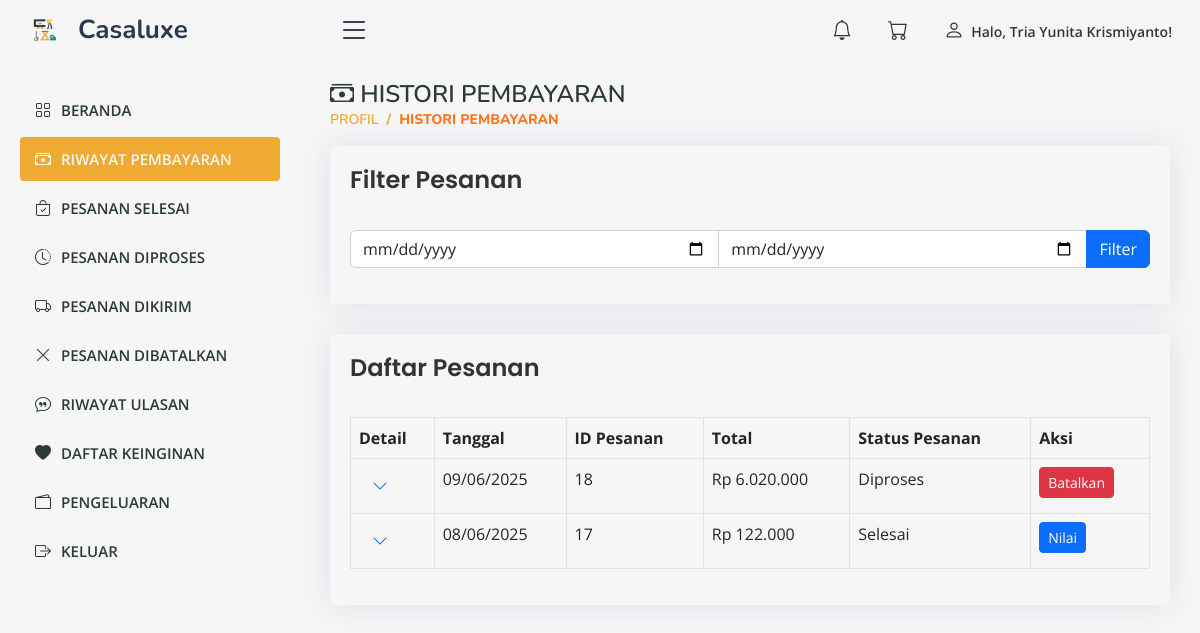
/user/history_pembayaran.php (signed in), run on the app's committed database.
### tables this page shows
CREATE TABLE `pesanan` (
  `id_pesanan` int(11) NOT NULL,
  `id_user` int(11) NOT NULL,
  `tanggal_pesanan` date DEFAULT current_timestamp(),
  `status_pesanan` enum('Menunggu Pembayaran','Diproses','Dikirim','Selesai','Dibatalkan') DEFAULT 'Menunggu Pembayaran',
  `total_harga` decimal(10,2) NOT NULL,
  `notifikasi_status` tinyint(1) NOT NULL DEFAULT 0
);

### user/history_pembayaran.php (the view, shortened to what this page needs)
<?php
include('../db.php');
$userName = $_SESSION['user'];
$kue_user = mysqli_query($kon, "SELECT * FROM user WHERE nama = '$userName'");
$row_user = mysqli_fetch_array($kue_user);
$userId = $row_user['id_user'];
$start_date = isset($_GET['start_date']) ? $_GET['start_date'] : null;
$end_date = isset($_GET['end_date']) ? $_GET['end_date'] : null;
$dateQuery = "";
$bindTypes = "i";
$bindParams = [&$userId];
if ($start_date && $end_date && strtotime($start_date) <= strtotime($end_date)) {
    $dateQuery = " AND p.tanggal_pesanan BETWEEN ? AND ?";
    $bindTypes .= "ss";
    $bindParams[] = &$start_date;
    $bindParams[] = &$end_date;
} else {
    $start_date = null;
    $end_date = null;
}
$sql = "SELECT p.id_pesanan, p.total_harga, p.status_pesanan, p.tanggal_pesanan,
        pb.metode_pembayaran, pb.status_pembayaran,
        pg.alamat_pengiriman, pg.nomor_resi, pg.nama_kurir, pg.tanggal_kirim, pg.perkiraan_tiba
        FROM pesanan p
        LEFT JOIN pembayaran pb ON p.id_pesanan = pb.id_pesanan
        LEFT JOIN pengiriman_pesanan pg ON p.id_pesanan = pg.id_pesanan
        WHERE p.id_user = ? $dateQuery
        ORDER BY p.tanggal_pesanan DESC";
$stmt = mysqli_prepare($kon, $sql);
call_user_func_array([$stmt, 'bind_param'], array_merge([$bindTypes], $bindParams));
mysqli_stmt_execute($stmt);
$result = mysqli_stmt_get_result($stmt);
$orders = mysqli_fetch_all($result, MYSQLI_ASSOC);
?>
<!DOCTYPE html>
<html lang="en">
<head>
    <link href="../assets/vendor/bootstrap/css/bootstrap.min.css" rel="stylesheet">
    <link href="../assets/vendor/bootstrap-icons/bootstrap-icons.css" rel="stylesheet">
    <link href="../assets/vendor/boxicons/css/boxicons.min.css" rel="stylesheet">
    <link href="../assets/vendor/quill/quill.snow.css" rel="stylesheet">
    <link href="../assets/vendor/quill/quill.bubble.css" rel="stylesheet">
    <link href="../assets/vendor/remixicon/remixicon.css" rel="stylesheet">
    <link href="../assets/vendor/simple-datatables/style.css" rel="stylesheet">
    <link href="../assets/css/style.css" rel="stylesheet">
</head>
<body>
    <?php require "atas.php"; ?>
    <?php require "profil_menu.php"; ?>
    <main id="main" class="main">
        <div class="pagetitle">
            <h1><i class="bi bi-cash-stack"></i> HISTORI PEMBAYARAN</h1>
            <nav>
                <ol class="breadcrumb">
                    <li class="breadcrumb-item"><a href="index.php">PROFIL</a></li>
                    <li class="breadcrumb-item active">HISTORI PEMBAYARAN</li>
                </ol>
            </nav>
        </div>
        <section class="section">
            <div class="row">
                <div class="col-lg-12">
                    <div class="card">
                        <div class="card-body">
                            <h2 class="card-title">Filter Pesanan</h2>
                            <form method="GET" action="" onsubmit="return validateDateRange()">
                                <div class="input-group mb-3">
                                    <input type="date" name="start_date" id="start_date" class="form-control"
                                           placeholder="Tanggal Mulai"
                                           value="<?= htmlspecialchars($start_date ?? ''); ?>"
                                           required>
                                    <input type="date" name="end_date" id="end_date" class="form-control"
                                           placeholder="Tanggal Akhir"
                                           value="<?= htmlspecialchars($end_date ?? ''); ?>"
                                           required>
                                    <button class="btn btn-primary" type="submit">Filter</button>
                                </div>
                            </form>
                        </div>
                    </div>
                </div>
            </div>
        </section>
        <section class="section">
            <div class="row">
                <div class="col-lg-12">
                    <div class="card">
                        <div class="card-body">
                        <h2 class="card-title">Daftar Pesanan</h2>
                            <div class="table-responsive">
                                <table class="table table-bordered">
                                    <thead>
                                        <tr>
                                            <th>Detail</th>
                                            <th>Tanggal</th>
                                            <th>ID Pesanan</th>
                                            <th>Total</th>
                                            <th>Status Pesanan</th>
                                            <th>Aksi</th>
                                        </tr>
                                    </thead>
                                    <tbody>
                                    <?php foreach ($orders as $order): ?>
                                        <tr>
                                            <td>
                                                <button class="btn btn-link btn-detail" type="button"
                                                    data-bs-toggle="collapse"
                                                    data-bs-target="#collapseDetail<?= $order['id_pesanan'] ?>"
                                                    aria-expanded="false"
                                                    aria-controls="collapseDetail<?= $order['id_pesanan'] ?>">
                                                    <i class="bi bi-chevron-down"></i>
                                                </button>
                                            </td>
                                            <td><?= date('d/m/Y', strtotime($order['tanggal_pesanan'])); ?></td>
                                            <td><?= htmlspecialchars($order['id_pesanan']); ?></td>
                                            <td>Rp <?= number_format($order['total_harga'], 0, ',', '.'); ?></td>
                                            <td><?= htmlspecialchars($order['status_pesanan']); ?></td>
                                            <td>
                                                <?php if ($order['status_pesanan'] === 'Selesai' && empty($order['sudah_dinilai'])): ?>
                                                    <a href="review.php?id=<?= $order['id_pesanan'] ?>" class="btn btn-primary btn-sm">Nilai</a>
                                                <?php endif; ?>
                                                <?php if ($order['status_pesanan'] === 'Diproses'): ?>
                                                    <a href="form_pembatalan.php?id_pesanan=<?= urlencode($order['id_pesanan']); ?>" class="btn btn-danger btn-sm">Batalkan</a>
                                                <?php endif; ?>
                                            </td>
                                        </tr>
                                    <?php endforeach; ?>
                                    </tbody>
                                </table>
                            </div>
                        </div>
                    </div>
                </div>
            </div>
        </section>
    </main>
</body>
</html>

### assets/css/style.css (style rules this page uses)
:root { scroll-behavior: smooth; }
body { font-family: "Open Sans", sans-serif; background: #f6f6f6; color: #2D3A3A; }
a { color: #2D3A3A; text-decoration: none; }
h1, h2, h3, h4, h5, h6 { font-family: "Nunito", sans-serif; }
#main { margin-top: 60px; padding: 20px 30px; transition: all 0.3s; }
.pagetitle { margin-bottom: 10px; }
.pagetitle h1 { font-size: 24px; margin-bottom: 0; font-weight: 600; color: #2D3A3A; }
.card { margin-bottom: 30px; border: none; border-radius: 5px; box-shadow: 0px 0 30px rgba(1, 41, 112, 0.1); background-color: #f6f6f6; }
.card-title { padding: 20px 0 15px 0; font-size: 14px; font-weight: 500; color: #EFAA31; font-family: "Poppins", sans-serif; }
.card-body { padding: 0 20px 20px 20px; }
.breadcrumb { font-size: 14px; font-family: "Nunito", sans-serif; color: #EFAA31; font-weight: 600; }
.breadcrumb a { color: #EFAA31; transition: 0.3s; }
.breadcrumb .breadcrumb-item::before { color: #EFAA31; }
.breadcrumb .active { color: #ff771d; font-weight: 800; }
@media (min-width: 1200px) { #main, #footer { margin-left: 300px; } }

### user/history_pembayaran.php (style rules this page uses)
.card-title { margin-bottom: 20px; font-size: 1.5rem; font-weight: 600; color: #333; }
input[type="date"] { cursor: pointer; }
.input-group .btn { height: calc(2.25rem + 2px); padding: 0.375rem 0.75rem; }

### data on the page
pesanan: tanggal_pesanan "09/06/2025", id_pesanan "18", total_harga "6.020.000", status_pesanan "Diproses"
pesanan: tanggal_pesanan "08/06/2025", id_pesanan "17", total_harga "122.000", status_pesanan "Selesai"

### other printed values
$_SESSION["user"] "Tria Yunita Krismiyanto"
